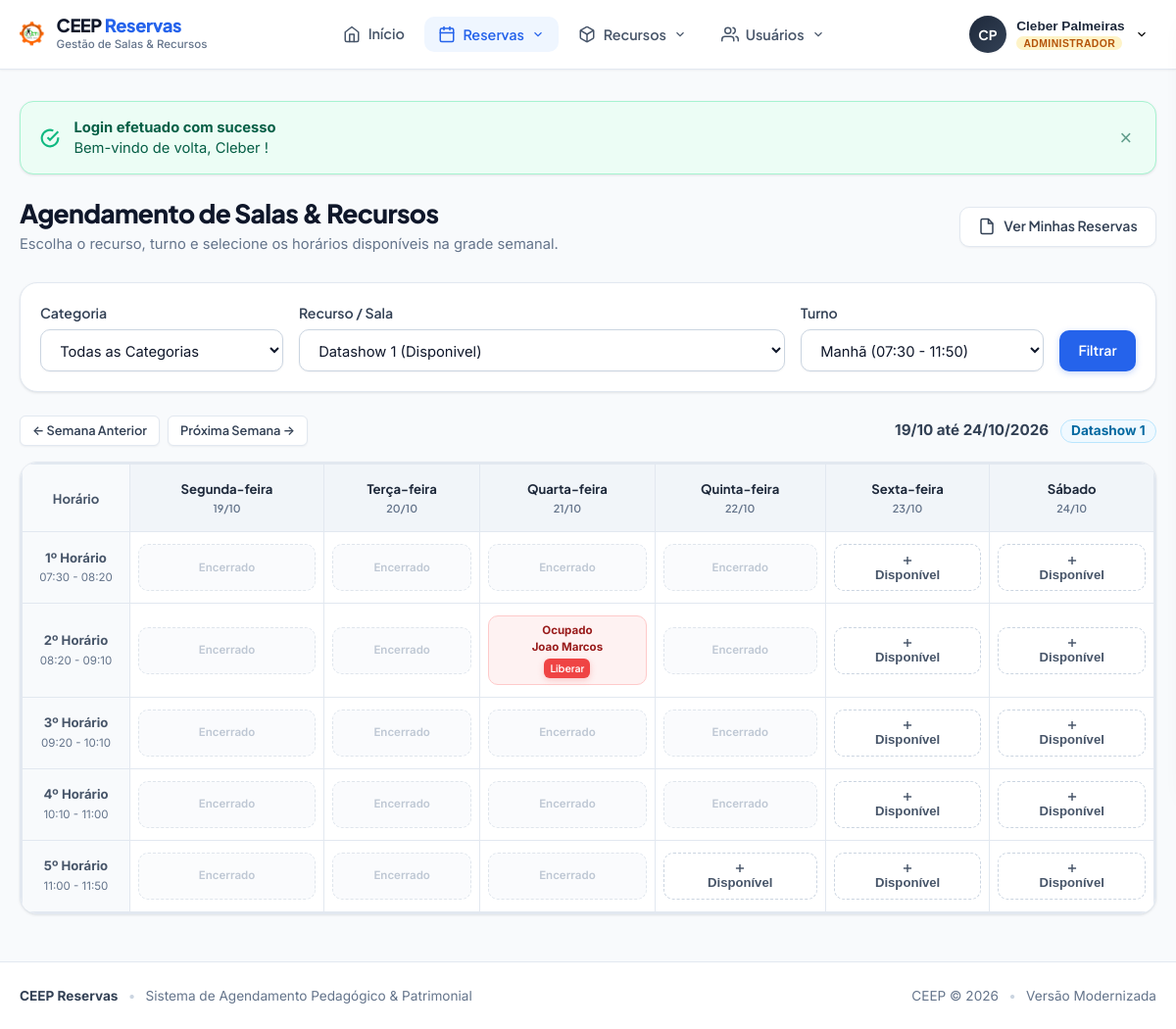
Page /user1.php (signed in) on the committed database.
### tables this page shows
CREATE TABLE recursos (
    cod_recurso INTEGER PRIMARY KEY AUTOINCREMENT,
    nome_recurso TEXT NOT NULL,
    status TEXT DEFAULT 'Disponivel',
    categoria TEXT DEFAULT '1'
);

CREATE TABLE reservas (
    ID INTEGER PRIMARY KEY AUTOINCREMENT,
    cod_recurso INTEGER DEFAULT 0,
    matricula INTEGER DEFAULT 0,
    datatempo TEXT DEFAULT NULL,
    turno TEXT DEFAULT 'm',
    ticket TEXT DEFAULT '0',
    disponivel INTEGER DEFAULT 0,
    pegou INTEGER DEFAULT 0
);

CREATE TABLE usuarios (
    usuario_id INTEGER PRIMARY KEY AUTOINCREMENT,
    nome TEXT NOT NULL DEFAULT '',
    sobrenome TEXT DEFAULT '',
    cpf TEXT NOT NULL DEFAULT '',
    matricula INTEGER NOT NULL,
    email TEXT NOT NULL DEFAULT '',
    tipo TEXT NOT NULL DEFAULT '',
    senha TEXT NOT NULL DEFAULT '',
    nivel_usuario TEXT NOT NULL DEFAULT '0',
    data_cadastro TEXT NOT NULL DEFAULT '0000-00-00 00:00:00',
    data_ultimo_login TEXT NOT NULL DEFAULT '0000-00-00 00:00:00',
    ativado TEXT NOT NULL DEFAULT '0'
);

### user1.php (the view, shortened to what this page needs)
<?php
require_once __DIR__ . '/core/bootstrap.php';
$user = auth_user();
$isAdmin = auth_is_admin();
$matricula = $user['matricula'];
$categoria = (int)($_GET['categoria'] ?? 0);
$selectedRecursoId = (int)($_GET['cod_recurso'] ?? 0);
$turnoSelecionado = $_GET['turno'] ?? 'm';
$semanaOffset = (int)($_GET['semana'] ?? 0);
try {
    $whereCat = $categoria > 0 ? "WHERE categoria = '{$categoria}'" : "";
    $todosRecursos = DB::fetchAll("SELECT * FROM recursos {$whereCat} ORDER BY categoria ASC, nome_recurso ASC");
} catch (Throwable $t) {
    $todosRecursos = [];
}
if ($selectedRecursoId <= 0 && !empty($todosRecursos)) {
    $selectedRecursoId = (int)$todosRecursos[0]['cod_recurso'];
}
$recursoAtual = null;
foreach ($todosRecursos as $r) {
    if ((int)$r['cod_recurso'] === $selectedRecursoId) {
        $recursoAtual = $r;
        break;
    }
}
$inicioSemanaTs = strtotime("monday this week +{$semanaOffset} weeks");
$diasSemana = [];
$nomesDias = ['Segunda-feira', 'Terça-feira', 'Quarta-feira', 'Quinta-feira', 'Sexta-feira', 'Sábado'];
for ($i = 0; $i < 6; $i++) {
    $diaTs = strtotime("+{$i} days", $inicioSemanaTs);
    $diasSemana[] = [
        'nome' => $nomesDias[$i],
        'data' => date('Y-m-d', $diaTs),
        'data_formatada' => date('d/m', $diaTs)
    ];
}
$gradeHorarios = [
    'm' => [
        ['label' => '1º Horário', 'hora' => '07:30:00', 'exibicao' => '07:30 - 08:20'],
        ['label' => '2º Horário', 'hora' => '08:20:00', 'exibicao' => '08:20 - 09:10'],
        ['label' => '3º Horário', 'hora' => '09:20:00', 'exibicao' => '09:20 - 10:10'],
        ['label' => '4º Horário', 'hora' => '10:10:00', 'exibicao' => '10:10 - 11:00'],
        ['label' => '5º Horário', 'hora' => '11:00:00', 'exibicao' => '11:00 - 11:50'],
    ],
    't' => [
        ['label' => '1º Horário', 'hora' => '13:10:00', 'exibicao' => '13:10 - 14:00'],
        ['label' => '2º Horário', 'hora' => '14:00:00', 'exibicao' => '14:00 - 14:50'],
        ['label' => '3º Horário', 'hora' => '15:00:00', 'exibicao' => '15:00 - 15:50'],
        ['label' => '4º Horário', 'hora' => '15:50:00', 'exibicao' => '15:50 - 16:40'],
        ['label' => '5º Horário', 'hora' => '16:40:00', 'exibicao' => '16:40 - 17:30'],
    ],
    'n' => [
        ['label' => '1º Horário', 'hora' => '18:30:00', 'exibicao' => '18:30 - 19:20'],
        ['label' => '2º Horário', 'hora' => '19:20:00', 'exibicao' => '19:20 - 20:10'],
        ['label' => '3º Horário', 'hora' => '20:20:00', 'exibicao' => '20:20 - 21:10'],
        ['label' => '4º Horário', 'hora' => '21:10:00', 'exibicao' => '21:10 - 22:00'],
    ]
];
$horariosAtuais = $gradeHorarios[$turnoSelecionado] ?? $gradeHorarios['m'];
$reservasSemana = [];
if ($selectedRecursoId > 0) {
    $dataInicioStr = $diasSemana[0]['data'] . ' 00:00:00';
    $dataFimStr = $diasSemana[5]['data'] . ' 23:59:59';
    try {
        $resQuery = DB::fetchAll(
            "SELECT r.*, u.nome, u.sobrenome
             FROM reservas r
             LEFT JOIN usuarios u ON r.matricula = u.matricula
             WHERE r.cod_recurso = ? AND r.datatempo BETWEEN ? AND ?",
            [$selectedRecursoId, $dataInicioStr, $dataFimStr]
        );
        foreach ($resQuery as $rq) {
            $reservasSemana[$rq['datatempo']] = $rq;
        }
    } catch (Throwable $t) {
        $reservasSemana = [];
    }
}
?>
<div class="page-header animate-slide-in">
    <div>
        <h1 class="page-title">Agendamento de Salas &amp; Recursos</h1>
        <p class="page-subtitle">Escolha o recurso, turno e selecione os horários disponíveis na grade semanal.</p>
    </div>
    <div class="page-actions">
        <a href="reservas.php" class="btn btn-secondary">
            <svg width="18" height="18" viewBox="0 0 24 24" fill="none" stroke="currentColor" stroke-width="2"><path d="M14 2H6a2 2 0 0 0-2 2v16a2 2 0 0 0 2 2h12a2 2 0 0 0 2-2V8z"></path><polyline points="14 2 14 8 20 8"></polyline></svg>
            <span>Ver Minhas Reservas</span>
        </a>
    </div>
</div>
<form method="GET" action="user1.php" class="schedule-filter-bar animate-slide-in">
    <div style="flex: 1; min-width: 220px;">
        <label for="categoria" class="form-label">Categoria</label>
        <select name="categoria" id="categoria" class="form-select" onchange="this.form.submit()">
            <option value="0">Todas as Categorias</option>
        </select>
    </div>
    <div style="flex: 2; min-width: 260px;">
        <label for="cod_recurso" class="form-label">Recurso / Sala</label>
        <select name="cod_recurso" id="cod_recurso" class="form-select" onchange="this.form.submit()">
            <?php foreach ($todosRecursos as $rec): ?>
                <option value="<?= e($rec['cod_recurso']) ?>" <?= (int)$rec['cod_recurso'] === $selectedRecursoId ? 'selected' : '' ?>>
                    <?= e($rec['nome_recurso']) ?> (<?= e($rec['status']) ?>)
                </option>
            <?php endforeach; ?>
        </select>
    </div>
    <div style="flex: 1; min-width: 180px;">
        <label for="turno" class="form-label">Turno</label>
        <select name="turno" id="turno" class="form-select" onchange="this.form.submit()">
            <option value="m" <?= $turnoSelecionado === 'm' ? 'selected' : '' ?>>Manhã (07:30 - 11:50)</option>
        </select>
    </div>
    <div>
        <button type="submit" class="btn btn-primary" style="height: 42px;">Filtrar</button>
    </div>
</form>
<div style="display: flex; justify-content: space-between; align-items: center; margin-bottom: 1rem; flex-wrap: wrap; gap: 0.5rem;" class="animate-slide-in">
    <div style="display: flex; align-items: center; gap: 0.5rem;">
        <a href="user1.php?cod_recurso=<?= $selectedRecursoId ?>&turno=<?= $turnoSelecionado ?>&semana=<?= $semanaOffset - 1 ?>" class="btn btn-secondary btn-sm">
            &larr; Semana Anterior
        </a>
        <a href="user1.php?cod_recurso=<?= $selectedRecursoId ?>&turno=<?= $turnoSelecionado ?>&semana=<?= $semanaOffset + 1 ?>" class="btn btn-secondary btn-sm">
            Próxima Semana &rarr;
        </a>
    </div>
    <div>
        <span style="font-weight: 700; color: var(--slate-700); font-size: 0.95rem;">
            <?= $diasSemana[0]['data_formatada'] ?> até <?= $diasSemana[5]['data_formatada'] ?>/<?= date('Y', $inicioSemanaTs) ?>
        </span>
        <?php if ($recursoAtual): ?>
            <span class="badge badge-info" style="margin-left: 0.5rem; font-size: 0.85rem;">
                <?= e($recursoAtual['nome_recurso']) ?>
            </span>
        <?php endif; ?>
    </div>
</div>
<div class="schedule-grid-container animate-slide-in">
    <div class="table-responsive">
        <table class="schedule-table">
            <thead>
                <tr>
                    <th class="time-col">Horário</th>
                    <?php foreach ($diasSemana as $dia): ?>
                        <th>
                            <div><?= e($dia['nome']) ?></div>
                            <small style="color: var(--slate-500); font-weight: 600;"><?= e($dia['data_formatada']) ?></small>
                        </th>
                    <?php endforeach; ?>
                </tr>
            </thead>
            <tbody>
                <?php foreach ($horariosAtuais as $slot): ?>
                    <tr>
                        <td class="time-col">
                            <strong><?= e($slot['label']) ?></strong><br>
                            <span style="font-size: 0.72rem; color: var(--slate-500); font-weight: normal;"><?= e($slot['exibicao']) ?></span>
                        </td>
                        <?php foreach ($diasSemana as $dia):
                            $dtSlot = $dia['data'] . ' ' . $slot['hora'];
                            $isReservado = isset($reservasSemana[$dtSlot]);
                            $reservaInfo = $isReservado ? $reservasSemana[$dtSlot] : null;
                            $minha = $isReservado && ($reservaInfo['matricula'] == $matricula);
                            $passado = strtotime($dtSlot) < time();
                        ?>
                            <td>
                                <?php if ($minha): ?>
                                    <div class="slot-btn my-reservation" title="Reservado por você">
                                        <span style="font-size: 0.75rem; font-weight: 700;">Sua Reserva</span>
                                        <a
                                            href="cancela.php?id=<?= urlencode($reservaInfo['ID']) ?>&csrf_token=<?= e(csrf_token()) ?>"
                                            class="btn btn-danger btn-sm"
                                            style="padding: 2px 6px; font-size: 0.68rem; margin-top: 3px;"
                                            data-confirm="Cancelar este horário reservado?"
                                        >
                                            Cancelar
                                        </a>
                                    </div>
                                <?php elseif ($isReservado): ?>
                                    <div class="slot-btn occupied" title="Horário já reservado">
                                        <span style="font-size: 0.72rem; font-weight: 700;">Ocupado</span>
                                        <span class="slot-occupant">
                                            <?= $isAdmin ? e(trim(($reservaInfo['nome'] ?? '') . ' ' . ($reservaInfo['sobrenome'] ?? ''))) : 'Reservado' ?>
                                        </span>
                                        <?php if ($isAdmin): ?>
                                            <a
                                                href="cancela.php?id=<?= urlencode($reservaInfo['ID']) ?>&csrf_token=<?= e(csrf_token()) ?>"
                                                class="btn btn-danger btn-sm"
                                                style="padding: 2px 5px; font-size: 0.65rem; margin-top: 2px;"
                                                data-confirm="Cancelar reserva deste usuário como Administrador?"
                                            >
                                                Liberar
                                            </a>
                                        <?php endif; ?>
                                    </div>
                                <?php elseif ($passado): ?>
                                    <div class="slot-btn" style="background-color: var(--slate-50); opacity: 0.6; cursor: not-allowed;">
                                        <span style="font-size: 0.72rem; color: var(--slate-400);">Encerrado</span>
                                    </div>
                                <?php else: ?>
                                    <form method="POST" action="user1.php" style="margin: 0;">
                                        <button
                                            type="submit"
                                            class="slot-btn"
                                            title="Clique para reservar <?= e($slot['exibicao']) ?> em <?= e($dia['data_formatada']) ?>"
                                            data-confirm="Deseja confirmar a reserva de '<?= e($recursoAtual['nome_recurso'] ?? '') ?>' no dia <?= e($dia['data_formatada']) ?> às <?= e($slot['hora']) ?>?"
                                        >
                                            <svg width="14" height="14" viewBox="0 0 24 24" fill="none" stroke="currentColor" stroke-width="2.5"><line x1="12" y1="5" x2="12" y2="19"></line><line x1="5" y1="12" x2="19" y2="12"></line></svg>
                                            <span>Disponível</span>
                                        </button>
                                    </form>
                                <?php endif; ?>
                            </td>
                        <?php endforeach; ?>
                    </tr>
                <?php endforeach; ?>
            </tbody>
        </table>
    </div>
</div>

### rows in the picture
recursos: nome_recurso "Datashow 1"
reservas: usuarios.nome+sobrenome "Joao Marcos"

### other values in the picture
$initials "CP"
$userName "Cleber Palmeiras"
$userRole "ADMINISTRADOR"
$flash['title'] "Login efetuado com sucesso"
$flash['message'] "Bem-vindo de volta, Cleber !"
$diasSemana[0]['data_formatada'] "19/10"
$diasSemana[5]['data_formatada'] "24/10"
date('Y', $inicioSemanaTs) "2026"
$dia['nome'] "Segunda-feira"
$dia['data_formatada'] "19/10"
$dia['nome'] "Terça-feira"
$dia['data_formatada'] "20/10"
$dia['nome'] "Quarta-feira"
$dia['data_formatada'] "21/10"
$dia['nome'] "Quinta-feira"
